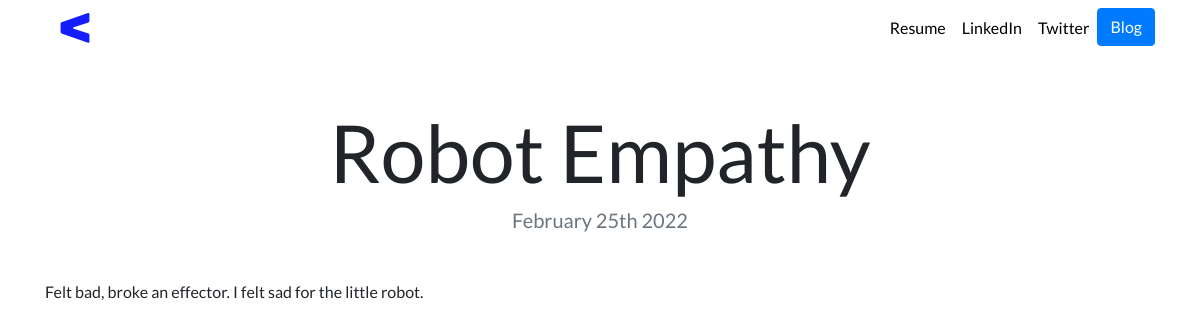
The page /blog/10/ on the database its author committed.
### blog/models.py (models this page shows, shortened)
class Blog(models.Model):
    title = models.CharField(max_length = 200)
    description = models.TextField()
    date = models.DateField()

### blog/views.py (the view)
# urls.py: path('<int:blog_id>/', views.detail, name = 'detail'),
def detail(request, blog_id):
    blog = get_object_or_404(Blog, pk=blog_id)
    return render(request, 'blog/detail.html',{'blog':blog})

### blog/templates/blog/detail.html
{% extends "portfolio/base.html" %}
{% load static %}
{% block content %}
<h1 class="text-center mt-5" id="blogdetailtitle">{{ blog.title }}</h1>
<h5 class="text-center text-muted mb-5">{{ blog.date|date:'F jS Y' }}</h5>
{{ blog.description|safe }}
{% endblock %}

### portfolio/static/portfolio/custom.css (style rules this page uses)
body { font-family: 'Lato', sans-serif; }
@media (min-width: 992px) { #blogdetailtitle { font-size: 5rem; } }

### rows shown on the page
Blog: title "Robot Empathy", date "February 25th 2022", description "Felt bad, broke an effector. I felt sad for the little robot."
